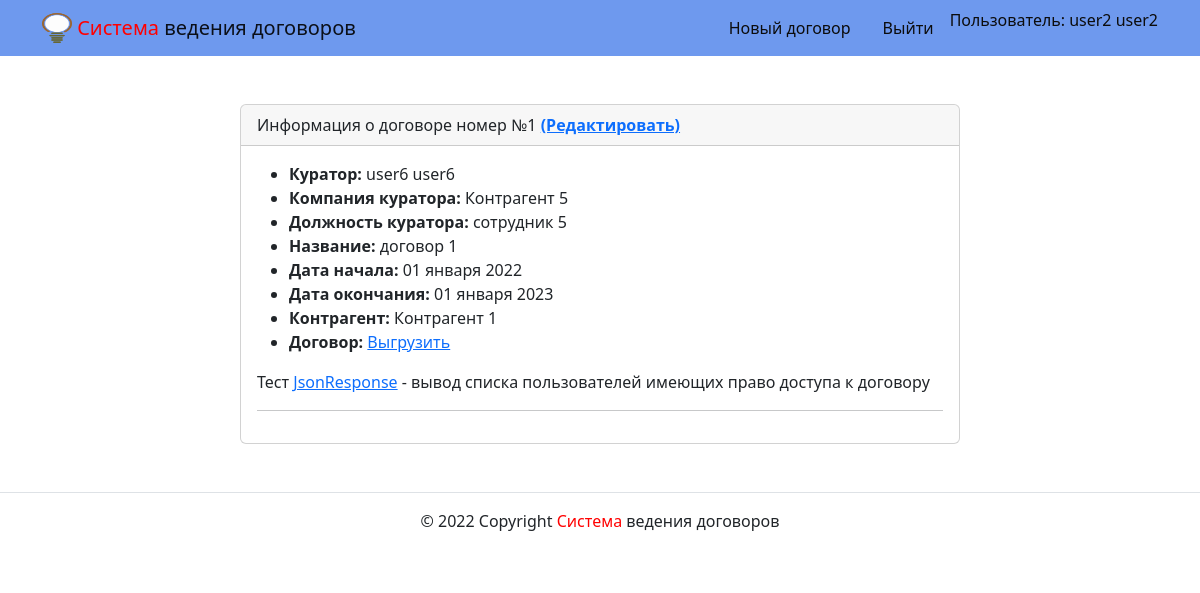
Screenshot of /contracts/1/ (signed in) with the database file from the repository.
### contracts/models.py (models this page shows, shortened)
class Contract(models.Model):
    name = models.TextField(
        'Название договра',
        help_text='Введите название договра'
    )
    number = models.TextField(
        'Номер договра',
        help_text='Введите номер договра'
    )
    start_date = models.DateField(
        'Дата начала',
        help_text='Введите дату начала договра'
    )
    end_date = models.DateField(
        'Дата окончания',
        help_text='Введите дату окончания договра'
    )
    curator = models.ForeignKey(
        User,
        on_delete=models.SET_NULL,
        null=True,
        related_name='contracts',
        verbose_name='Куратор договора'
    )
    partner = models.ForeignKey(
        Partner,
        on_delete=models.CASCADE,
        related_name='partner',
        blank=False,
        null=False,
        verbose_name='Контрагент',
        help_text='Вторая сторона по договору'
    )
    file = models.FileField(
        'Файл договора',
        upload_to='files/',
        blank=True
    )
    class Meta:
        ordering = ['-start_date']

class Partner(models.Model):
    title = models.CharField(max_length=200)
    slug = models.SlugField(unique=True)
    description = models.TextField()
    def __str__(self) -> str:
        return self.title

### userprofile/models.py (models this page shows, shortened)
class UserProfile(models.Model):
    user = models.OneToOneField(User, on_delete=models.CASCADE)
    company = models.ForeignKey(
        Partner,
        on_delete=models.SET_NULL,
        null=True,
        related_name='company',
        verbose_name='Компания'
        )
    position = models.TextField(verbose_name='Должность')
    class Meta:
        verbose_name = 'Профиль'
        verbose_name_plural = 'Профили'

### contracts/views.py (the view, shortened to what this page needs)
# urls.py: path('contracts/<int:contract_id>/', login_required(views.contract_detail), name='contract_detail'),
@permission_required('contracts.view_contract', raise_exception=True)
def contract_detail(request, contract_id):
    template = 'contracts/contract_detail.html'
    contract_id_lst = []
    user_id = request.user.id
    user_group = request.user.groups.values_list('name', flat=True).first()
    contracts_lst = list(UserContraсts.objects.filter(collaborator_id=user_id).values(
        "deal_id",))
    for i in contracts_lst:
        for j in i.items():
            contract_id_lst.append(j[1])
    if contract_id in contract_id_lst or user_group == 'admin_group':
        contract = get_object_or_404(Contract, pk=contract_id)
        context = {
            'title': title,
            'contract': contract,
            'user_group': user_group,
        }
        return render(request, template, context)

### templates/contracts/contract_detail.html (shortened to what this page needs)
{% extends 'base.html' %}
{% block content %}
<div class="row justify-content-center">
  <div class="col-md-8 p-5">
    <div class="card">
      <div class="card-header">
        Информация о договоре номер {{ contract.number }} <a href="{% url 'contracts:contract_edit' contract.id %}"><b>(Редактировать)</b></a>
      </div>
      <div class="card-body">
        <ul>
          <li>
            <b>Куратор:</b> {{ contract.curator.get_full_name }}
          </li>
          <li>
            <b>Компания куратора:</b> {{ contract.curator.userprofile.company }}
          </li>
          <li>
            <b>Должность куратора:</b> {{ contract.curator.userprofile.position }}
          </li>
          <li>
            <b>Название:</b> {{ contract.name }}
          </li>
          <li>
            <b>Дата начала:</b> {{ contract.start_date|date:"d E Y" }}
          </li>
          <li>
            <b>Дата окончания:</b> {{ contract.end_date|date:"d E Y" }}
          </li>
          <li>
            <b>Контрагент:</b> {{ contract.partner.title }}
          </li>
          <li>
            <b>Договор:</b>
            <a href="{% url 'contracts:get_contract_file' contract.id %}">Выгрузить</a>
          </li>
        </ul>
          Тест
          <a href="{% url 'contracts:list_contract_users' contract.id%}">JsonResponse</a>
           - вывод списка пользователей имеющих право доступа к договору
        {% if not forloop.last %}<hr>{% endif %}
      </div>
    </div>
  </div>
</div>
{% endblock %}

### templates/base.html (shortened to what this page needs)
<!DOCTYPE html>
<html lang="ru">
  <head>
    {% load static %}
    <link rel="stylesheet" href="{% static 'css/bootstrap.min.css' %}">
  </head>
  <body>
    {% include 'includes/header.html' %}
      <main>
        {% block content %}{% endblock %}
      </main>
    {% include 'includes/footer.html' %}
  </body>
</html>

### templates/includes/header.html (shortened to what this page needs)
{% load static %}
<header>
  <nav class="navbar navbar-light" style="background-color: rgb(110, 153, 238)">
    <div class="container">
      <a class="navbar-brand" href="{% url 'contracts:index' %}">
        <img src="{% static 'img/logo.png' %}" width="30" height="30" class="d-inline-block align-top" alt="">
        <span style="color:red">Система</span> ведения договоров</a>
      <ul class="nav nav-pills">
        {% if request.user.is_authenticated %}
          <li class="nav-item">
            <a class="nav-link
              "
              href="{% url 'contracts:contract_new' %}"
            >
            <span style="color:rgb(12, 12, 12)">Новый договор</span>
            </a>
          </li>
          <li class="nav-item">
            <a class="nav-link
            "
            href="{% url 'users:logout' %}"
          >
          <span style="color:rgb(12, 12, 12)">Выйти</span>
          </a>
          </li>
          <li>
            <span style="color:rgb(12, 12, 12)">Пользователь: {{ user.get_full_name }}</span>
          </li>
        {% endif %}
      </ul>
    </div>
  </nav>
</header>

### templates/includes/footer.html
<footer class="border-top text-center py-3">
    <p>© {% now "Y" %} Copyright <span style="color:red">Система</span> ведения договоров</p>
</footer>

### rows the page displays
Contract: number "№1", curator.get_full_name "user6 user6", curator.userprofile.company "Контрагент 5", curator.userprofile.position "сотрудник 5", name "договор 1", start_date "01 января 2022", end_date "01 января 2023", partner "Контрагент 1"

### other values shown
{{ user.get_full_name }} "user2 user2"
